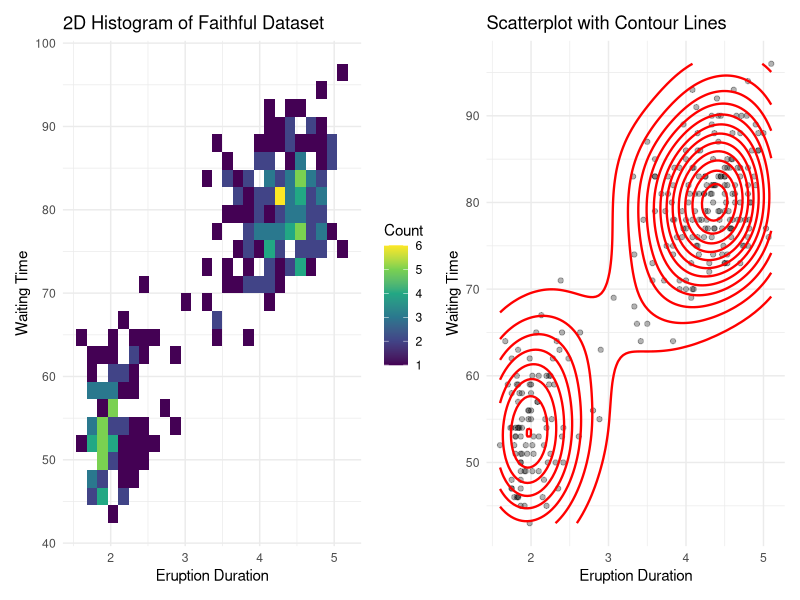

This chart was generated by the following R code:
library(ggplot2)
library(patchwork)

data(faithful)

p1 <- ggplot(
  faithful,
  aes(x = eruptions, y = waiting)
) +
  geom_bin2d(bins = 25) +
  scale_fill_viridis_c() +
  labs(
    title = "2D Histogram of Faithful Dataset",
    x = "Eruption Duration",
    y = "Waiting Time",
    fill = "Count"
  ) +
  theme_minimal()

p2 <- ggplot(
  faithful,
  aes(x = eruptions, y = waiting)
) +
  geom_point(alpha = 0.3) +
  geom_density_2d(
    colour = "red",
    linewidth = 0.8
  ) +
  labs(
    title = "Scatterplot with Contour Lines",
    x = "Eruption Duration",
    y = "Waiting Time"
  ) +
  theme_minimal()

p1 + p2
